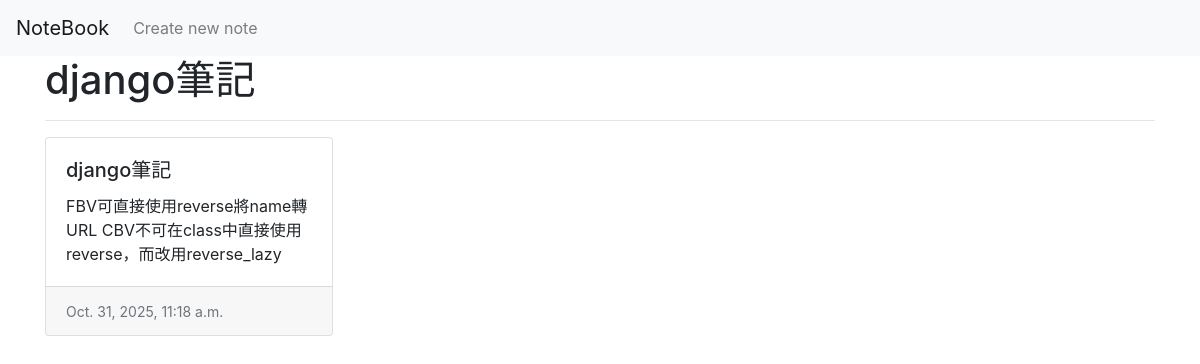
/notes/3, run on an earlier commit of the app's database.
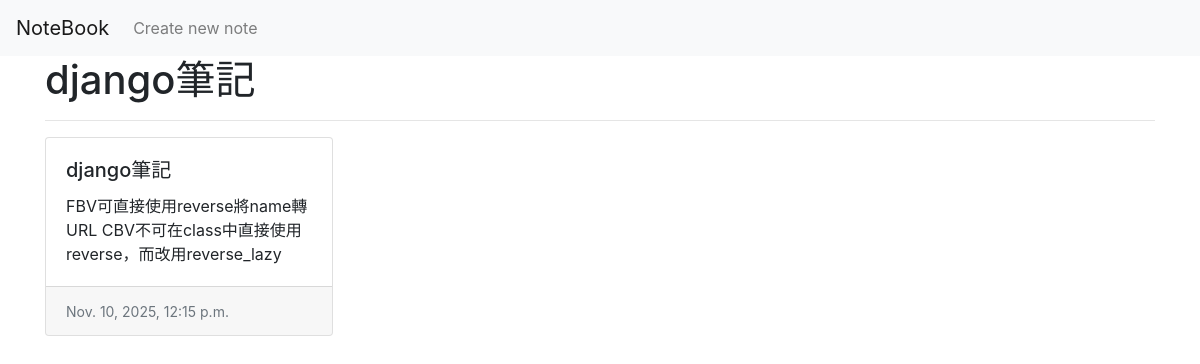
And on a later commit of the database.
### notes/models.py (models this page shows, shortened)
class Note(models.Model):
    title = models.CharField(max_length=20)
    content = models.TextField(max_length=200)
    created_at = models.DateTimeField(auto_now=True)
    category = models.ForeignKey(Category,
                                 on_delete=models.CASCADE,
                                 related_name='notes')

### notes/views.py (the view)
# urls.py: path('<int:pk>', views.NoteDetailView.as_view(), name='detail'),
class NoteDetailView(generic.DetailView):
    model = Note
    def get_context_data(self, **kwargs):
        context = super().get_context_data(**kwargs)
        context["title"] = self.get_object().title
        return context

### notes/templates/notes/note_detail.html
{% extends "notes/base.html" %}
{% block container %}
    {% if object %}
        <div class="card" style="width: 18rem;">
            <div class="card-body">
                <h5 class="card-title">{{ object.title }}</h5>
                <p class="card-text">{{ object.content }}</p>
            </div>
            <div class="card-footer">
                <small class="text-muted">{{ object.created_at }}</small>
            </div>
        </div>
    {% endif %}
{% endblock %}

### notes/templates/notes/base.html (shortened to what this page needs)
<!doctype html>
<html lang="en">
  <head>
    <link rel="stylesheet" href="https://cdn.jsdelivr.net/npm/bootstrap@4.6.2/dist/css/bootstrap.min.css">
  </head>
  <body>
    <nav class="navbar navbar-expand-lg navbar-light bg-light">
        <a class="navbar-brand" href="{% url 'note:list' %}">NoteBook</a>
        <div class="collapse navbar-collapse" id="navbarNavAltMarkup">
            <div class="navbar-nav">
            <a class="nav-link" href="{% url 'note:create' %}">Create new note</a>
            </div>
        </div>
    </nav>
    <div class="container">
        <h1>{{ title }}</h1>
        <hr/>
        {% block container %}
        {% endblock %}
    </div>
  </body>
</html>

What changed in the data, as far as the page shows it:
changed Note "django筆記": created_at "Oct. 31, 2025, 11:18 a.m." → "Nov. 10, 2025, 12:15 p.m."
